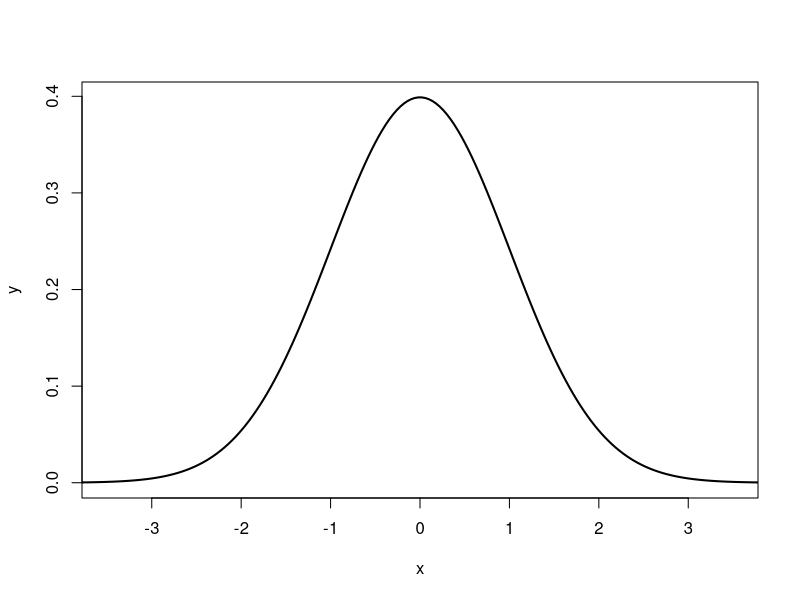

Recreate this plot in R.
## ---- chunk 1
height<-c(126,178,181,167,166,164,163,189,199,201,134)
data<-data.frame(height)
#hist(height, freq=FALSE, col="red")
#lines(density(height), col="black")
x <- seq(-4, 4, length=200)
y <- dnorm(x, mean=0, sd=1)
plot(x,y, type = "l", lwd = 2, xlim = c(-3.5,3.5))
